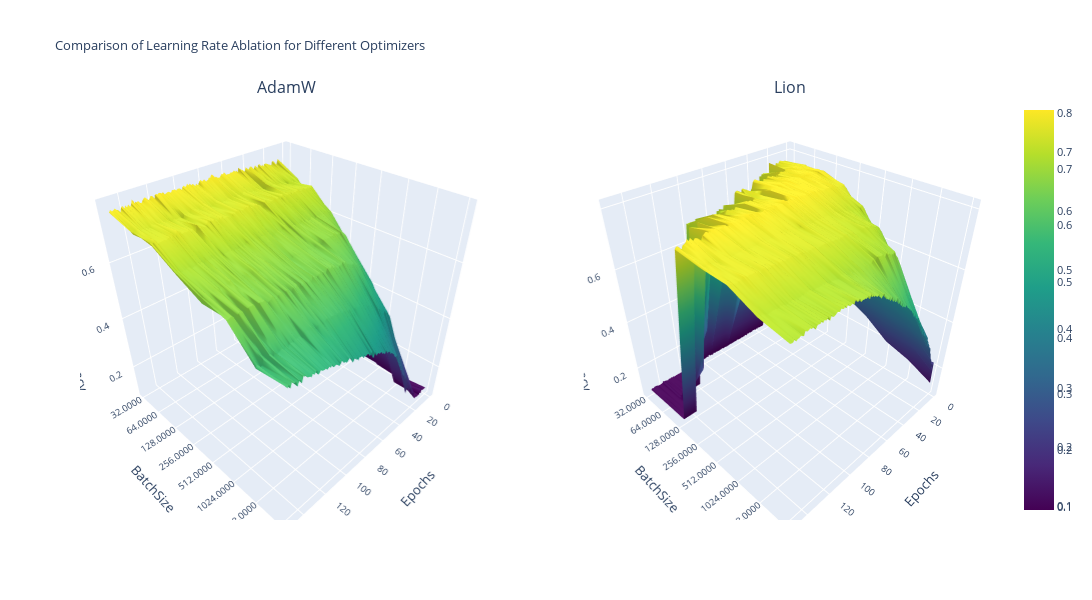
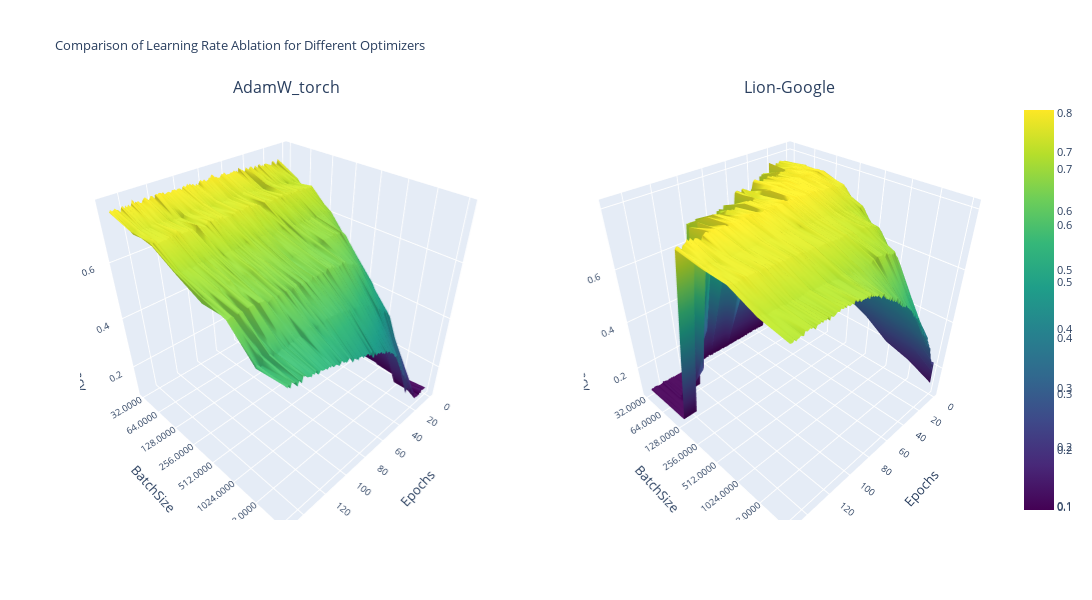

These figures' notebook cell, in order:
### Code cell
import json
import numpy as np
import plotly.graph_objs as go
from plotly.subplots import make_subplots

file_names = [
    "adamW_batchSize_ablation_valid_accuracy.json",
    "lion_batchSize_ablation_valid_accuracy.json",
    "adamWInbult_batchSize_ablation_valid_accuracy.json",
    "lionInBuild_batchSize_ablation_valid_accuracy.json"
]


# Create a subplot with 1 row and 2 columns
fig = make_subplots(rows=1, cols=2, subplot_titles=["AdamW", "Lion"], 
                    specs=[[{'type': 'surface'}, {'type': 'surface'}]])

for index, file_name in enumerate(file_names[:2]):  # Take the first two files for demonstration
    with open(file_name, 'r') as file:
        data = json.load(file)

    title_info = file_name.split("_")
    optimizer = title_info[0]
    metric = title_info[-2]

    accuracy_data = np.array([values for lr, values in data.items()])
    epochs = np.arange(1, len(accuracy_data[0]) + 1)
    learning_rates = np.array([f"{float(lr):.4f}" for lr in data.keys()])
    learning_rates = np.array([(str(lr)) for lr in learning_rates])

    trace = go.Surface(x=epochs, y=learning_rates, z=accuracy_data, colorscale='Viridis')

    # Add trace to subplot
    fig.add_trace(trace, row=1, col=index + 1)  # Add to the appropriate subplot

# Update layout for each subplot if needed
font_size = 10.5
fig.update_layout(
    title='Comparison of Batch Size Ablation for Different Optimizers',
    titlefont=dict(size=font_size + 2),
    font=dict(size=font_size),
    height=600,  # You may need to adjust the height and width to fit all plots comfortably
    width=1300,
    scene=dict(
        xaxis_title='Epochs',
        yaxis_title='BatchSize',
        zaxis_title='Validation Accuracy'
    ),
    scene2=dict(
        xaxis_title='Epochs',
        yaxis_title='BatchSize',
        zaxis_title='Validation Accuracy'
    )
)

# Display the interactive plot
fig.show()



# Create a subplot with 1 row and 2 columns
fig = make_subplots(rows=1, cols=2, subplot_titles=["AdamW_torch", "Lion-Google"], 
                    specs=[[{'type': 'surface'}, {'type': 'surface'}]])

for index, file_name in enumerate(file_names[:2]):  # Take the first two files for demonstration
    with open(file_name, 'r') as file:
        data = json.load(file)

    title_info = file_name.split("_")
    optimizer = title_info[0]
    metric = title_info[-2]

    accuracy_data = np.array([values for lr, values in data.items()])
    epochs = np.arange(1, len(accuracy_data[0]) + 1)
    learning_rates = np.array([f"{float(lr):.4f}" for lr in data.keys()])
    learning_rates = np.array([(str(lr)) for lr in learning_rates])

    trace = go.Surface(x=epochs, y=learning_rates, z=accuracy_data, colorscale='Viridis')

    # Add trace to subplot
    fig.add_trace(trace, row=1, col=index + 1)  # Add to the appropriate subplot

# Update layout for each subplot if needed
font_size = 10.5
fig.update_layout(
    title='Comparison of Batch Size Ablation for Different Optimizers',
    titlefont=dict(size=font_size + 2),
    font=dict(size=font_size),
    height=600,  # You may need to adjust the height and width to fit all plots comfortably
    width=1300,
    scene=dict(
        xaxis_title='Epochs',
        yaxis_title='BatchSize',
        zaxis_title='Validation Accuracy'
    ),
    scene2=dict(
        xaxis_title='Epochs',
        yaxis_title='BatchSize',
        zaxis_title='Validation Accuracy'
    )
)

# Display the interactive plot
fig.show()

### Figure 1 — Plotly figure (JSON) as saved in the notebook; plotly's stock layout.template omitted (floating-point values rounded to 4 significant figures; data arrays with more than 128 entries replaced by an {"elided": "..."} marker saying what was removed)
{"data": [{"colorscale": [[0, "#440154"], [0.1111, "#482878"], [0.2222, "#3e4989"], [0.3333, "#31688e"], [0.4444, "#26828e"], [0.5556, "#1f9e89"], [0.6667, "#35b779"], [0.7778, "#6ece58"], [0.8889, "#b5de2b"], [1, "#fde725"]], "scene": "scene", "type": "surface", "x": {"elided": "150 int values"}, "y": ["32.0000", "64.0000", "128.0000", "256.0000", "512.0000", "1024.0000", "2048.0000", "4096.0000"], "z": {"elided": "8x150 float values"}}, {"colorscale": [[0, "#440154"], [0.1111, "#482878"], [0.2222, "#3e4989"], [0.3333, "#31688e"], [0.4444, "#26828e"], [0.5556, "#1f9e89"], [0.6667, "#35b779"], [0.7778, "#6ece58"], [0.8889, "#b5de2b"], [1, "#fde725"]], "scene": "scene2", "type": "surface", "x": {"elided": "150 int values"}, "y": ["32.0000", "64.0000", "128.0000", "256.0000", "512.0000", "1024.0000", "2048.0000", "4096.0000"], "z": {"elided": "8x150 float values"}}], "layout": {"annotations": [{"font": {"size": 16}, "showarrow": false, "text": "AdamW", "x": 0.225, "xanchor": "center", "xref": "paper", "y": 1, "yanchor": "bottom", "yref": "paper"}, {"font": {"size": 16}, "showarrow": false, "text": "Lion", "x": 0.775, "xanchor": "center", "xref": "paper", "y": 1, "yanchor": "bottom", "yref": "paper"}], "font": {"size": 10.5}, "height": 600, "scene": {"domain": {"x": [0, 0.45], "y": [0, 1]}, "xaxis": {"title": {"text": "Epochs"}}, "yaxis": {"title": {"text": "BatchSize"}}, "zaxis": {"title": {"text": "Validation Accuracy"}}}, "scene2": {"domain": {"x": [0.55, 1], "y": [0, 1]}, "xaxis": {"title": {"text": "Epochs"}}, "yaxis": {"title": {"text": "BatchSize"}}, "zaxis": {"title": {"text": "Validation Accuracy"}}}, "title": {"font": {"size": 12.5}, "text": "Comparison of Learning Rate Ablation for Different Optimizers"}, "width": 1300}}

### Figure 2 — Plotly figure (JSON) as saved in the notebook; plotly's stock layout.template omitted (floating-point values rounded to 4 significant figures; data arrays with more than 128 entries replaced by an {"elided": "..."} marker saying what was removed)
{"data": [{"colorscale": [[0, "#440154"], [0.1111, "#482878"], [0.2222, "#3e4989"], [0.3333, "#31688e"], [0.4444, "#26828e"], [0.5556, "#1f9e89"], [0.6667, "#35b779"], [0.7778, "#6ece58"], [0.8889, "#b5de2b"], [1, "#fde725"]], "scene": "scene", "type": "surface", "x": {"elided": "150 int values"}, "y": ["32.0000", "64.0000", "128.0000", "256.0000", "512.0000", "1024.0000", "2048.0000", "4096.0000"], "z": {"elided": "8x150 float values"}}, {"colorscale": [[0, "#440154"], [0.1111, "#482878"], [0.2222, "#3e4989"], [0.3333, "#31688e"], [0.4444, "#26828e"], [0.5556, "#1f9e89"], [0.6667, "#35b779"], [0.7778, "#6ece58"], [0.8889, "#b5de2b"], [1, "#fde725"]], "scene": "scene2", "type": "surface", "x": {"elided": "150 int values"}, "y": ["32.0000", "64.0000", "128.0000", "256.0000", "512.0000", "1024.0000", "2048.0000", "4096.0000"], "z": {"elided": "8x150 float values"}}], "layout": {"annotations": [{"font": {"size": 16}, "showarrow": false, "text": "AdamW_torch", "x": 0.225, "xanchor": "center", "xref": "paper", "y": 1, "yanchor": "bottom", "yref": "paper"}, {"font": {"size": 16}, "showarrow": false, "text": "Lion-Google", "x": 0.775, "xanchor": "center", "xref": "paper", "y": 1, "yanchor": "bottom", "yref": "paper"}], "font": {"size": 10.5}, "height": 600, "scene": {"domain": {"x": [0, 0.45], "y": [0, 1]}, "xaxis": {"title": {"text": "Epochs"}}, "yaxis": {"title": {"text": "BatchSize"}}, "zaxis": {"title": {"text": "Validation Accuracy"}}}, "scene2": {"domain": {"x": [0.55, 1], "y": [0, 1]}, "xaxis": {"title": {"text": "Epochs"}}, "yaxis": {"title": {"text": "BatchSize"}}, "zaxis": {"title": {"text": "Validation Accuracy"}}}, "title": {"font": {"size": 12.5}, "text": "Comparison of Learning Rate Ablation for Different Optimizers"}, "width": 1300}}
